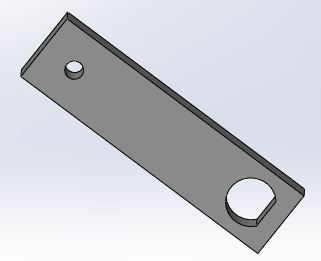
#> input picture pic/1.JPG, 321 x 261 px, found by its file name
$ python '4.10直方图.py'
#> lines starting #> are read from the running program, lines starting #| are printed output that depends on the picture
import cv2 as cv
import numpy as np
import math
from matplotlib import pyplot as plt

#本部分内容：
## 直方图histogram
## 直方图查找
## 直方图绘制
## 直方图均衡 equalizeHist
## 二维直方图
## 直方图反投影
## cv.calcHist()，np.histogram()

# 【直方图】它是在X轴上具有像素值（不总是从0到255的范围），在Y轴上具有图像中相应像素个数的图。
# 【术语BINS】opencv中用histSize表示，针对x轴，当bins为256则表示每个像素统计一个x，bins为16时表示16个像素的个数总和表示一个刻度
# 【术语DIMS】收集数据的参数的数量，这里是1？？？TODO
# 【术语RANGE】要测量的强度的范围，通常是[0,256]
# cv.calcHist（images，channels，mask，histSize，ranges [，hist [，accumulate]]）
# 参数一images：它是uint8或float32类型的源图像。它应该放在方括号中，即“ [img]”。
# 参数二channels：也以方括号给出。它是我们计算直方图的通道的索引。例如，如果输入为灰度图像，则其值为[0]。对于彩色图像，您可以传递[0]，[1]或[2]分别计算蓝色，绿色或红色通道的直方图。
# 参数三ask：图像掩码。为了找到完整图像的直方图，将其指定为“无”。但是，如果要查找图像特定区域的直方图，则必须为此创建一个掩码图像并将其作为掩码。
# histSize：这表示我们的BIN计数。需要放在方括号中。对于全尺寸，设置[256]。
# ranges：这是我们的RANGE。通常为[0,256]。
# 返回值：256*1的数组
img = cv.imread('./pic/1.jpg', 0)
#> img: shape (261, 321); min 0, max 255, mean 203.7
hist = cv.calcHist([img], [0], None, [256], [0, 256])
#> hist = 256 values, max 14823 at index 138, min 1 at index 168, mean 327.3
print(hist)
#> (printed output is left out)

# 【绘制直方图】--使用matplotlib--它直接找到直方图并将其绘制,无需调用calcHist
plt.hist(img.ravel(),256,[0,256]); plt.show()
#> after `plt.hist(img.ravel(), 256, [0, 256])`:
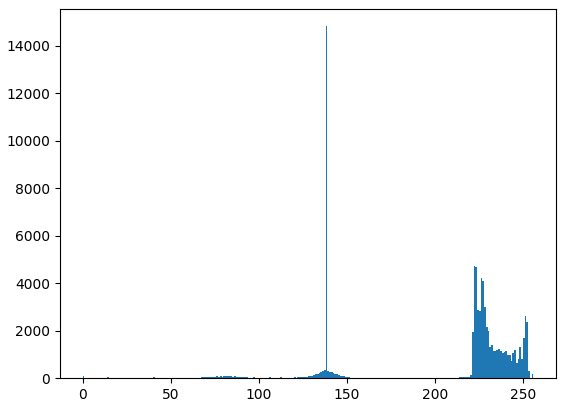
#> figure drawn by matplotlib, 1 panel; tallest bar 14823 high, from x = 138 to 139

# 【绘制直方图--使用opencv】 使用cv.line或pylonline  略

# 【掩码的应用】，可创建掩码图像，掩码中白色为要统计直方图的部分，黑色为忽略的部分。 略

# 【直方图均衡】--参考https://blog.csdn.net/qq_15971883/article/details/88699218
# 大概思路：
# ①求直方图，得到各个像素个数的概率（像素n的个数/总个数）
# ②依靠s = T(r)得到最终的像素，这里r为原始像素值，s为均衡化变换后的像素值
# T的公式参考链接，这里不推导了
# 【适用场景】如果一幅图像整体偏暗或者偏亮，那么直方图均衡化的方法很适用。
# 【缺点】：如果图像某些区域对比度很好，而另一些区域对比度不好，那采用直方图均衡化就不一定适用；
# 均衡化后图像的灰度级减少，某些细节将会消失；某些图像（如直方图有高峰），经过均衡化后对比度不自然的过分增强
img = cv.imread('./pic/his1.png', 0)
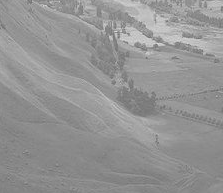
#> input picture pic/his1.png, 223 x 193 px
#> img is the input picture: shape (193, 223); min 104, max 224, mean 147.7
img_equalizeHist = cv.equalizeHist(img)
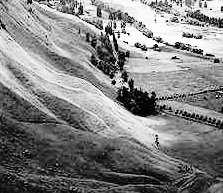
#> img_equalizeHist: shape (193, 223); min 0, max 255, mean 130.4
plt.subplot(121),plt.imshow(img,cmap='gray'),plt.title('img')
plt.subplot(122),plt.imshow(img_equalizeHist,cmap='gray'),plt.title('img_equalizeHist')
plt.show()
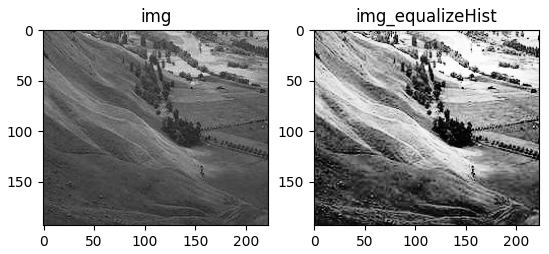
#> figure drawn by matplotlib, 2 panels

# 【对比度受限的自适应直方图均衡-(CLAHE算法)】--为了解决上面的缺点，这里用了一个图像，某些区域直方图过高导致
# 大概原理：图像被分成称为“tiles”的小块（在OpenCV中，tileSize默认为8x8）。然后，像往常一样对这些块中的每一个进行直方图均衡。
img = cv.imread('./pic/his2.png', 0)
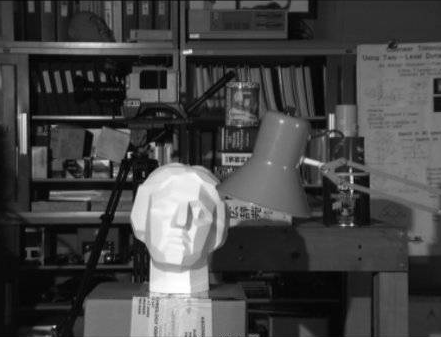
#> input picture pic/his2.png, 441 x 337 px
#> img is the input picture: shape (337, 441); min 0, max 255, mean 69.1
img_equalizeHist = cv.equalizeHist(img) #普通的全局均衡，效果不好
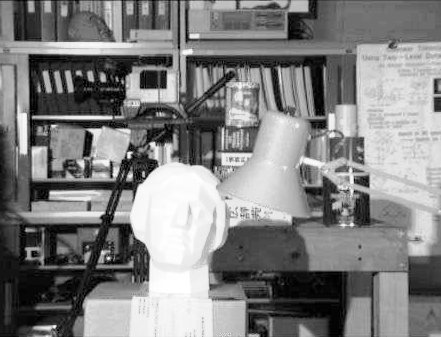
#> img_equalizeHist: shape (337, 441); min 0, max 255, mean 128.5
clahe = cv.createCLAHE(clipLimit=2.0, tileGridSize=(8,8))
img_clahe = clahe.apply(img)
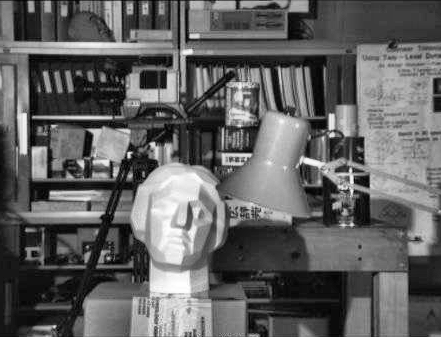
#> img_clahe: shape (337, 441); min 0, max 255, mean 97.3
plt.subplot(131),plt.imshow(img,cmap='gray'),plt.title('img')
plt.subplot(132),plt.imshow(img_equalizeHist,cmap='gray'),plt.title('img_equalizeHist')
plt.subplot(133),plt.imshow(img_clahe,cmap='gray'),plt.title('img_clahe')
plt.show()

cv.waitKey(0)
cv.destroyAllWindows()
